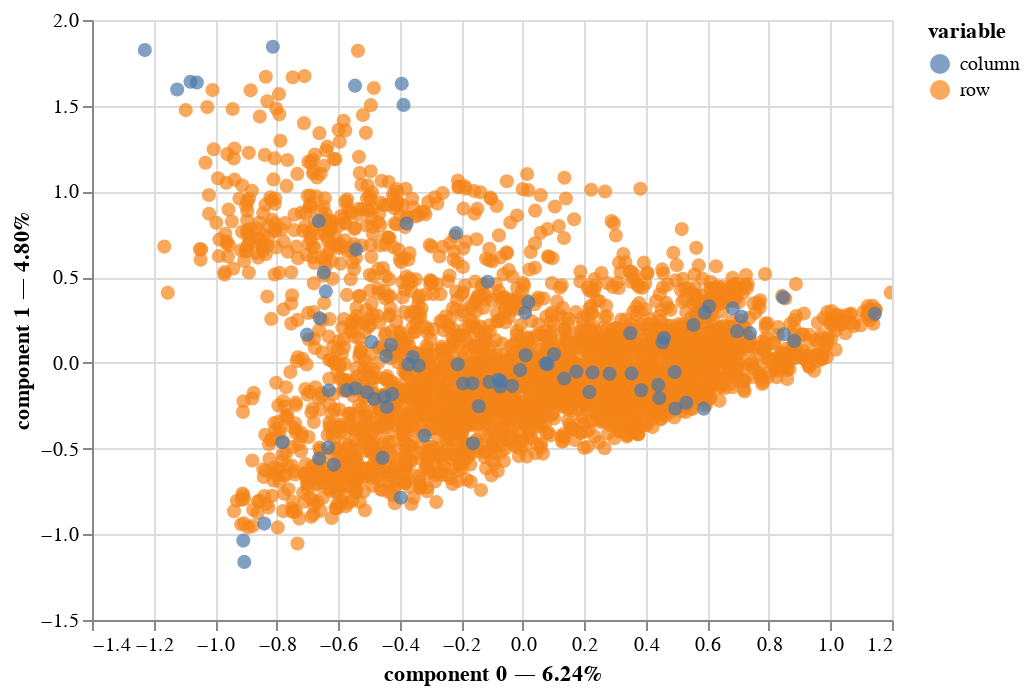

The notebook cell this image was saved under:
### Code cell
# Se grafica el MCA
mca.plot(
    df4,
    x_component=0,
    y_component=1
)

### Figure 1 — Vega-Lite specification as saved in the notebook (floating-point values rounded to 4 significant figures; data arrays with more than 128 entries replaced by an {"elided": "..."} marker saying what was removed)
{"config": {"view": {"continuousWidth": 400, "continuousHeight": 300}}, "data": {"name": "data-cef0a5ba45559ef3c0083b49e7b2fc37"}, "mark": {"type": "circle", "size": 50}, "encoding": {"color": {"field": "variable", "type": "nominal"}, "tooltip": [{"field": "variable", "type": "nominal"}, {"field": "value", "type": "nominal"}, {"field": "component 0", "type": "quantitative"}, {"field": "component 1", "type": "quantitative"}], "x": {"axis": {"title": "component 0 — 6.24%"}, "field": "component 0", "scale": {"zero": false}, "type": "quantitative"}, "y": {"axis": {"title": "component 1 — 4.80%"}, "field": "component 1", "scale": {"zero": false}, "type": "quantitative"}}, "selection": {"selector001": {"type": "interval", "bind": "scales", "encodings": ["x", "y"]}}, "$schema": "https://vega.github.io/schema/vega-lite/v4.17.0.json", "datasets": {"data-cef0a5ba45559ef3c0083b49e7b2fc37": {"elided": "3202 records"}}}
